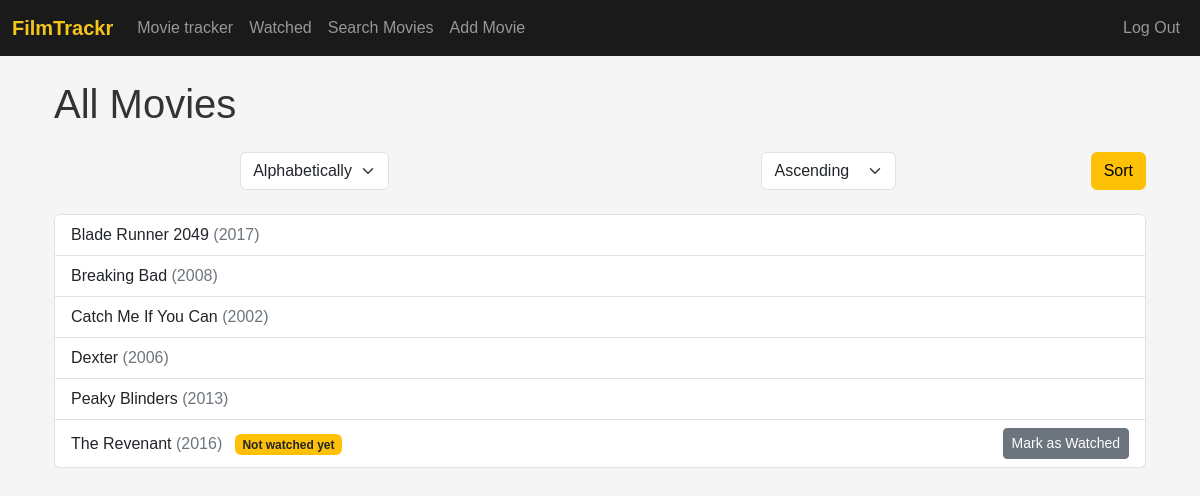
The page / (signed in) on the database its author committed.
### tables this page shows
CREATE TABLE movies (
        id           INTEGER PRIMARY KEY AUTOINCREMENT,
        title        TEXT    NOT NULL,
        genre        TEXT    NOT NULL,
        mood         TEXT    NOT NULL,
        description  TEXT,
        release_year INTEGER,
        rating       REAL
    , image_path   TEXT DEFAULT '_not-found.jpg');

### app.py (the view)
@app.route("/", methods=["GET", "POST"])
@login_required
def index():
    criterias = get_table_columns(
        db, "movies", ["id", "genre", "mood", "description", "image_path"]
    )
    if request.method == "POST":
        sort_criteria = request.form.get("sort-criteria")
        sort_order = request.form.get("sort-order")
        if sort_criteria not in criterias:
            flash("Invalid sort criteria", "error")
            return redirect("/")
        if sort_order not in ("ASC", "DESC"):
            flash("Invalid sort order", "error")
            sort_order = "ASC"
    else:
        sort_criteria = "title"
        sort_order = "ASC"
    user_id = session["user_id"]
    all_movies = db.execute(
        f"SELECT id, title, release_year FROM movies ORDER BY {sort_criteria} {sort_order};"
    )
    watched_movie_ids = [
        movie["id"]
        for movie in db.execute(
            """
            SELECT m.id
              FROM movies m
              JOIN watched_movies wm ON m.id = wm.movie_id
             WHERE wm.user_id = ?
            """,
            user_id,
        )
    ]
    return render_template(
        "index.html",
        criterias=criterias,
        all_movies=all_movies,
        watched_movie_ids=watched_movie_ids,
    )

### helpers.py (called while the page is built)
def login_required(f):
    @wraps(f)
    def decorated_function(*args, **kwargs):
        if session.get("user_id") is None:
            return redirect("/login")
        return f(*args, **kwargs)
    return decorated_function

def snake_to_sentence_case(text):
    sentence = text.replace("_", " ").capitalize()
    return sentence

def get_table_columns(
    db: SQL, table: str, excluded_columns: list[str] = []
) -> list[str]:
    all_columns = [
        column["name"]
        for column in db.execute("SELECT name FROM pragma_table_info(?);", table)
    ]
    columns = []
    for column in all_columns:
        if column not in excluded_columns:
            columns.append(column)
    return columns

### templates/index.html (shortened to what this page needs)
{% extends "layout.html" %}
{% block body %}
<div class="container mt-4">
    <h1 class="mb-4">All Movies</h1>
    <form action="/" method="post" class="d-flex justify-content-center mb-4">
        <select class="form-select mx-auto w-auto" name="sort-criteria">
            {% for criteria in criterias %}
                {% if criteria == "title" %}
                    <option value="title" selected="selected">Alphabetically</option>
                {% else %}
                    <option value="{{ criteria }}">
                        {{ criteria | snake_to_sentence_case }}
                    </option>
                {% endif %}
            {% endfor %}
        </select>
        <select class="form-select mx-auto w-auto" name="sort-order">
            <option value="ASC" selected="selected">Ascending</option>
        </select>
        <button class="btn btn-warning ms-2" type="submit">Sort</button>
    </form>
    <ul class="list-group">
        {% for movie in all_movies %}
            <li class="list-group-item d-flex justify-content-between align-items-center">
                <div>
                    <a href="/movie/{{ movie.id }}" class="text-decoration-none text-dark movie-title">{{ movie.title }} <span class="text-secondary">({{ movie.release_year }})</span></a>
                    {% if movie.id not in watched_movie_ids %}
                        <span class="badge bg-warning text-dark ms-2">Not watched yet</span>
                    {% endif %}
                </div>
                {% if movie.id not in watched_movie_ids %}
                    <form method="POST" action="/mark-watched" class="d-inline">
                        <button type="submit" class="btn btn-sm btn-secondary">Mark as Watched</button>
                    </form>
                {% endif %}
            </li>
        {% endfor %}
    </ul>
</div>
{% endblock %}

### templates/layout.html (style rules this page uses)
body { font-family: Arial, sans-serif; background-color: #f5f5f5; color: #333; }
.container { margin-top: 20px; }

### rows shown on the page
movies: title "Blade Runner 2049", release_year "2017"
movies: title "Breaking Bad", release_year "2008"
movies: title "Catch Me If You Can", release_year "2002"
movies: title "Dexter", release_year "2006"
movies: title "Peaky Blinders", release_year "2013"
movies: title "The Revenant", release_year "2016", shows "Not watched yet"
